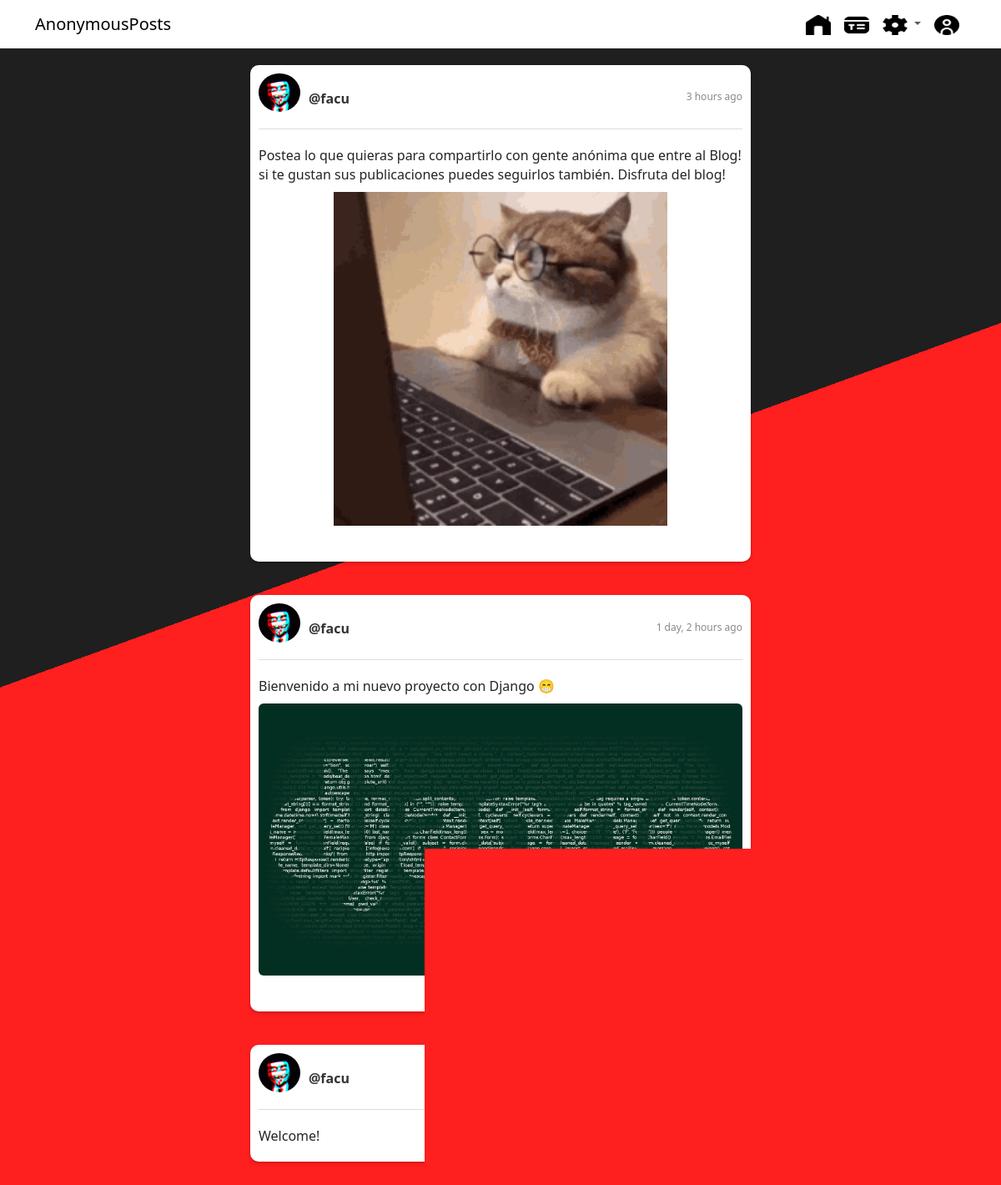
The page /feed/ (signed in) on the database its author committed.
### blog/models.py (models this page shows, shortened)
class Post(models.Model):
    user = models.ForeignKey(User, on_delete=models.CASCADE, related_name='posts')
    timestamp = models.DateTimeField(default=timezone.now)
    content = models.TextField()
    image = models.ImageField(blank=True, null=True)
    audio = models.FileField(blank=True, null=True)
    video = models.FileField(blank=True, null=True)
    class Meta:
        ordering = ['-timestamp']

class Profile(models.Model):
    user = models.OneToOneField(User, on_delete=models.CASCADE)
    image = models.ImageField(default='user.png')

### blog/views.py (the view)
# urls.py: path('feed/', views.feed, name='feed'),
def feed(request):
    posts = Post.objects.all()
    context = {'posts': posts}
    return render(request, 'social/feed.html', context)

### blog/templates/social/feed.html (shortened to what this page needs)
{% extends 'base.html' %}
{% load humanize %}
{% block content %}
    {% load static %}
    <div class="feed-container">
        {% for post in posts %}
            <article class="post-container">
                <div class="post-header">
                    <div class="profile-container-post">
                        <img src="{{ post.user.profile.image.url }}" alt="profile-image" class="profile-image-post">
                        <div class="user-info">
                            <h2 class="username">
                                <a href="{% url 'profile' post.user.username %}">@{{ post.user.username }}</a>
                            </h2>
                        </div>
                    </div>
                    <time class="post-timestamp" data-time="#">{{ post.timestamp|naturaltime }}</time>
                </div>
                <div class="post-content">
                    <div class="post-text">{{ post.content }}</div>
                    {% if post.image %}
                        <img class="post-image" src="{{ post.image.url }}" alt="post-image">
                        <hr>
                    {% endif %}
                </div>
            </article>
        {% endfor %}
    </div>
{% endblock %}

### blog/static/main.css (style rules this page uses)
html { height: 100%; margin: 0; }
body { margin: 0; }
hr { border-color: transparent; }
.profile-image-post { width: 200px; height: auto; border-radius: 50%; object-fit: cover; margin-bottom: 10px; }
.feed-container { display: flex; flex-direction: column; align-items: center; }
.post-container { margin: 20px 0; padding: 10px; background-color: #ffffff; border-radius: 10px; box-shadow: 0 2px 4px rgba(0, 0, 0, 0.2); max-width: 600px; width: 100%; }
.post-header { display: flex; align-items: center; justify-content: space-between; margin-bottom: 10px; padding-bottom: 10px; border-bottom: 1px solid #ddd; }
.profile-container-post { display: flex; align-items: center; }
.profile-image-post { width: 50px; height: auto; border-radius: 50%; object-fit: cover; margin-right: 10px; }
.user-info { display: flex; flex-direction: column; }
.username a { font-size: 16px; font-weight: bold; color: #333; text-decoration: none; }
.post-timestamp { font-size: 12px; color: #888; margin-left: 10px; }
.post-content { padding-top: 10px; }
.post-text { font-size: 16px; line-height: 1.4; margin-bottom: 10px; }
.post-image { width: 100%; max-height: 400px; object-fit: contain; border-radius: 6px; }

### rows shown on the page
Post: user.profile.image (placeholder picture), user.username "facu", timestamp "3 hours ago", content "Postea lo que quieras para compartirlo con gente anónima que entre al Blog! si te gustan sus publicaciones puedes seguirlos también. Disfruta del blog!", image (picture)
Post: user.profile.image (placeholder picture), user.username "facu", timestamp "1 day, 2 hours ago", content "Bienvenido a mi nuevo proyecto con Django 😁", image (picture)
Post: user.profile.image (placeholder picture), user.username "facu", content "Welcome!"
